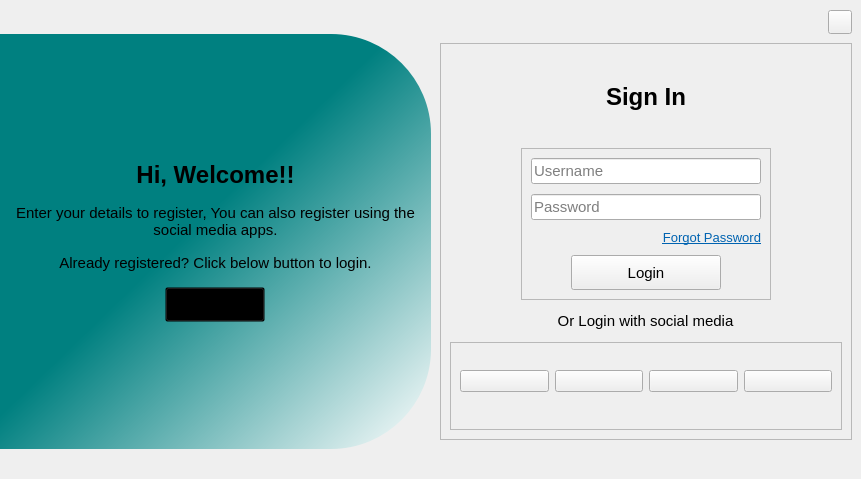
<?xml version="1.0" encoding="UTF-8"?>
<ui version="4.0">
 <class>MainWindow</class>
 <widget class="QMainWindow" name="MainWindow">
  <property name="geometry">
   <rect>
    <x>0</x>
    <y>0</y>
    <width>861</width>
    <height>479</height>
   </rect>
  </property>
  <property name="windowTitle">
   <string>MainWindow</string>
  </property>
  <widget class="QWidget" name="centralwidget">
   <layout class="QVBoxLayout" name="verticalLayout">
    <property name="spacing">
     <number>0</number>
    </property>
    <property name="leftMargin">
     <number>0</number>
    </property>
    <property name="topMargin">
     <number>5</number>
    </property>
    <property name="rightMargin">
     <number>0</number>
    </property>
    <property name="bottomMargin">
     <number>30</number>
    </property>
    <item>
     <widget class="QWidget" name="header" native="true">
      <layout class="QHBoxLayout" name="horizontalLayout_2">
       <property name="leftMargin">
        <number>0</number>
       </property>
       <property name="topMargin">
        <number>5</number>
       </property>
       <property name="rightMargin">
        <number>9</number>
       </property>
       <property name="bottomMargin">
        <number>0</number>
       </property>
       <item alignment="Qt::AlignRight|Qt::AlignVCenter">
        <widget class="QPushButton" name="close_window_button">
         <property name="minimumSize">
          <size>
           <width>24</width>
           <height>24</height>
          </size>
         </property>
         <property name="maximumSize">
          <size>
           <width>24</width>
           <height>24</height>
          </size>
         </property>
         <property name="cursor">
          <cursorShape>PointingHandCursor</cursorShape>
         </property>
         <property name="text">
          <string/>
         </property>
         <property name="icon">
          <iconset resource="../Qss/icons/_icons.qrc">
           <normaloff>:/feather/icons/feather/x-circle.png</normaloff>:/feather/icons/feather/x-circle.png</iconset>
         </property>
         <property name="iconSize">
          <size>
           <width>24</width>
           <height>24</height>
          </size>
         </property>
        </widget>
       </item>
      </layout>
     </widget>
    </item>
    <item>
     <widget class="QWidget" name="mainBody" native="true">
      <layout class="QHBoxLayout" name="horizontalLayout">
       <property name="spacing">
        <number>0</number>
       </property>
       <property name="leftMargin">
        <number>0</number>
       </property>
       <property name="topMargin">
        <number>0</number>
       </property>
       <property name="rightMargin">
        <number>0</number>
       </property>
       <property name="bottomMargin">
        <number>0</number>
       </property>
       <item>
        <widget class="QCustomQStackedWidget" name="stackedWidget">
         <property name="styleSheet">
          <string notr="true">#stackedWidget{
	background-color: qlineargradient(spread:pad, x1:0.455, y1:0.46, x2:1, y2:1, stop:0 rgba(0, 128, 128, 255), stop:1 rgba(255, 255, 255, 255));
border-top-right-radius: 100px;
border-bottom-right-radius: 100px;}

#stackedWidget *{
	background-color: transparent;}
</string>
         </property>
         <property name="currentIndex">
          <number>1</number>
         </property>
         <widget class="QWidget" name="welcome_to_login_pg">
          <layout class="QVBoxLayout" name="verticalLayout_3">
           <item alignment="Qt::AlignVCenter">
            <widget class="QFrame" name="frame">
             <property name="cursor">
              <cursorShape>SplitVCursor</cursorShape>
             </property>
             <property name="frameShape">
              <enum>QFrame::StyledPanel</enum>
             </property>
             <property name="frameShadow">
              <enum>QFrame::Raised</enum>
             </property>
             <layout class="QVBoxLayout" name="verticalLayout_2">
              <property name="spacing">
               <number>15</number>
              </property>
              <property name="leftMargin">
               <number>0</number>
              </property>
              <property name="topMargin">
               <number>0</number>
              </property>
              <property name="rightMargin">
               <number>0</number>
              </property>
              <property name="bottomMargin">
               <number>0</number>
              </property>
              <item>
               <widget class="QLabel" name="label">
                <property name="text">
                 <string>&lt;html&gt;&lt;head/&gt;&lt;body&gt;&lt;p align=&quot;center&quot;&gt;&lt;span style=&quot; font-size:18pt; font-weight:700;&quot;&gt;Hi, Welcome!!&lt;/span&gt;&lt;/p&gt;&lt;/body&gt;&lt;/html&gt;</string>
                </property>
                <property name="alignment">
                 <set>Qt::AlignCenter</set>
                </property>
               </widget>
              </item>
              <item>
               <widget class="QLabel" name="label_2">
                <property name="font">
                 <font>
                  <pointsize>11</pointsize>
                 </font>
                </property>
                <property name="text">
                 <string>Enter your details to login or login with social media apps.</string>
                </property>
                <property name="alignment">
                 <set>Qt::AlignCenter</set>
                </property>
                <property name="wordWrap">
                 <bool>true</bool>
                </property>
               </widget>
              </item>
              <item>
               <widget class="QLabel" name="label_3">
                <property name="font">
                 <font>
                  <pointsize>11</pointsize>
                 </font>
                </property>
                <property name="text">
                 <string>Not registered? Click below button to register.</string>
                </property>
                <property name="alignment">
                 <set>Qt::AlignCenter</set>
                </property>
                <property name="wordWrap">
                 <bool>true</bool>
                </property>
               </widget>
              </item>
              <item alignment="Qt::AlignHCenter|Qt::AlignVCenter">
               <widget class="QPushButton" name="to_signup">
                <property name="minimumSize">
                 <size>
                  <width>100</width>
                  <height>35</height>
                 </size>
                </property>
                <property name="font">
                 <font>
                  <pointsize>11</pointsize>
                 </font>
                </property>
                <property name="cursor">
                 <cursorShape>PointingHandCursor</cursorShape>
                </property>
                <property name="text">
                 <string>Sign Up</string>
                </property>
               </widget>
              </item>
             </layout>
            </widget>
           </item>
          </layout>
         </widget>
         <widget class="QWidget" name="welcome_to_signup_pg">
          <layout class="QVBoxLayout" name="verticalLayout_5">
           <item alignment="Qt::AlignVCenter">
            <widget class="QFrame" name="frame_2">
             <property name="frameShape">
              <enum>QFrame::StyledPanel</enum>
             </property>
             <property name="frameShadow">
              <enum>QFrame::Raised</enum>
             </property>
             <layout class="QVBoxLayout" name="verticalLayout_4">
              <property name="spacing">
               <number>15</number>
              </property>
              <property name="leftMargin">
               <number>0</number>
              </property>
              <property name="topMargin">
               <number>0</number>
              </property>
              <property name="rightMargin">
               <number>0</number>
              </property>
              <property name="bottomMargin">
               <number>0</number>
              </property>
              <item>
               <widget class="QLabel" name="label_4">
                <property name="text">
                 <string>&lt;html&gt;&lt;head/&gt;&lt;body&gt;&lt;p align=&quot;center&quot;&gt;&lt;span style=&quot; font-size:18pt; font-weight:700;&quot;&gt;Hi, Welcome!!&lt;/span&gt;&lt;/p&gt;&lt;/body&gt;&lt;/html&gt;</string>
                </property>
                <property name="alignment">
                 <set>Qt::AlignCenter</set>
                </property>
               </widget>
              </item>
              <item>
               <widget class="QLabel" name="label_5">
                <property name="font">
                 <font>
                  <pointsize>11</pointsize>
                 </font>
                </property>
                <property name="text">
                 <string>Enter your details to register, You can also register using the social media apps.</string>
                </property>
                <property name="alignment">
                 <set>Qt::AlignCenter</set>
                </property>
                <property name="wordWrap">
                 <bool>true</bool>
                </property>
               </widget>
              </item>
              <item>
               <widget class="QLabel" name="label_6">
                <property name="font">
                 <font>
                  <pointsize>11</pointsize>
                 </font>
                </property>
                <property name="text">
                 <string>Already registered? Click below button to login.</string>
                </property>
                <property name="alignment">
                 <set>Qt::AlignCenter</set>
                </property>
                <property name="wordWrap">
                 <bool>true</bool>
                </property>
               </widget>
              </item>
              <item alignment="Qt::AlignHCenter|Qt::AlignVCenter">
               <widget class="QPushButton" name="to_login">
                <property name="minimumSize">
                 <size>
                  <width>100</width>
                  <height>35</height>
                 </size>
                </property>
                <property name="font">
                 <font>
                  <pointsize>11</pointsize>
                 </font>
                </property>
                <property name="cursor">
                 <cursorShape>PointingHandCursor</cursorShape>
                </property>
                <property name="text">
                 <string>Sign In</string>
                </property>
               </widget>
              </item>
             </layout>
            </widget>
           </item>
          </layout>
         </widget>
        </widget>
       </item>
       <item>
        <widget class="QCustomQStackedWidget" name="stackedWidget_2">
         <property name="cursor">
          <cursorShape>PointingHandCursor</cursorShape>
         </property>
         <property name="currentIndex">
          <number>0</number>
         </property>
         <widget class="QWidget" name="login_pg">
          <layout class="QVBoxLayout" name="verticalLayout_6">
           <item>
            <widget class="QFrame" name="frame_3">
             <property name="frameShape">
              <enum>QFrame::StyledPanel</enum>
             </property>
             <property name="frameShadow">
              <enum>QFrame::Raised</enum>
             </property>
             <layout class="QVBoxLayout" name="verticalLayout_8">
              <item>
               <widget class="QLabel" name="label_7">
                <property name="text">
                 <string>&lt;html&gt;&lt;head/&gt;&lt;body&gt;&lt;p&gt;&lt;span style=&quot; font-size:18pt; font-weight:700;&quot;&gt;Sign In&lt;/span&gt;&lt;/p&gt;&lt;/body&gt;&lt;/html&gt;</string>
                </property>
                <property name="alignment">
                 <set>Qt::AlignCenter</set>
                </property>
               </widget>
              </item>
              <item alignment="Qt::AlignHCenter">
               <widget class="QFrame" name="frame_4">
                <property name="minimumSize">
                 <size>
                  <width>250</width>
                  <height>0</height>
                 </size>
                </property>
                <property name="frameShape">
                 <enum>QFrame::StyledPanel</enum>
                </property>
                <property name="frameShadow">
                 <enum>QFrame::Raised</enum>
                </property>
                <layout class="QVBoxLayout" name="verticalLayout_7">
                 <property name="spacing">
                  <number>10</number>
                 </property>
                 <item>
                  <widget class="QLineEdit" name="lineEdit">
                   <property name="minimumSize">
                    <size>
                     <width>0</width>
                     <height>0</height>
                    </size>
                   </property>
                   <property name="font">
                    <font>
                     <pointsize>11</pointsize>
                    </font>
                   </property>
                   <property name="placeholderText">
                    <string>Username</string>
                   </property>
                  </widget>
                 </item>
                 <item>
                  <widget class="QLineEdit" name="lineEdit_2">
                   <property name="font">
                    <font>
                     <pointsize>11</pointsize>
                    </font>
                   </property>
                   <property name="text">
                    <string/>
                   </property>
                   <property name="echoMode">
                    <enum>QLineEdit::Password</enum>
                   </property>
                   <property name="placeholderText">
                    <string>Password</string>
                   </property>
                  </widget>
                 </item>
                 <item>
                  <widget class="QLabel" name="label_8">
                   <property name="font">
                    <font>
                     <pointsize>10</pointsize>
                    </font>
                   </property>
                   <property name="text">
                    <string>&lt;html&gt;&lt;head/&gt;&lt;body&gt;&lt;p&gt;&lt;a href=&quot;google.com&quot;&gt;&lt;span style=&quot; text-decoration: underline; color:#0063b1;&quot;&gt;Forgot Password&lt;/span&gt;&lt;/a&gt;&lt;/p&gt;&lt;/body&gt;&lt;/html&gt;</string>
                   </property>
                   <property name="alignment">
                    <set>Qt::AlignRight|Qt::AlignTrailing|Qt::AlignVCenter</set>
                   </property>
                   <property name="openExternalLinks">
                    <bool>true</bool>
                   </property>
                  </widget>
                 </item>
                 <item alignment="Qt::AlignHCenter">
                  <widget class="QPushButton" name="loginBtn">
                   <property name="minimumSize">
                    <size>
                     <width>150</width>
                     <height>35</height>
                    </size>
                   </property>
                   <property name="font">
                    <font>
                     <pointsize>11</pointsize>
                    </font>
                   </property>
                   <property name="cursor">
                    <cursorShape>PointingHandCursor</cursorShape>
                   </property>
                   <property name="text">
                    <string>Login</string>
                   </property>
                  </widget>
                 </item>
                </layout>
               </widget>
              </item>
              <item alignment="Qt::AlignHCenter">
               <widget class="QLabel" name="label_10">
                <property name="minimumSize">
                 <size>
                  <width>0</width>
                  <height>30</height>
                 </size>
                </property>
                <property name="maximumSize">
                 <size>
                  <width>16777215</width>
                  <height>30</height>
                 </size>
                </property>
                <property name="font">
                 <font>
                  <pointsize>11</pointsize>
                 </font>
                </property>
                <property name="text">
                 <string>Or Login with social media</string>
                </property>
                <property name="alignment">
                 <set>Qt::AlignCenter</set>
                </property>
               </widget>
              </item>
              <item>
               <widget class="QFrame" name="frame_8">
                <property name="minimumSize">
                 <size>
                  <width>0</width>
                  <height>0</height>
                 </size>
                </property>
                <property name="maximumSize">
                 <size>
                  <width>16777215</width>
                  <height>16777215</height>
                 </size>
                </property>
                <property name="frameShape">
                 <enum>QFrame::StyledPanel</enum>
                </property>
                <property name="frameShadow">
                 <enum>QFrame::Raised</enum>
                </property>
                <layout class="QHBoxLayout" name="horizontalLayout_4">
                 <property name="spacing">
                  <number>6</number>
                 </property>
                 <property name="topMargin">
                  <number>0</number>
                 </property>
                 <item>
                  <widget class="QPushButton" name="google">
                   <property name="cursor">
                    <cursorShape>PointingHandCursor</cursorShape>
                   </property>
                   <property name="text">
                    <string/>
                   </property>
                   <property name="icon">
                    <iconset resource="../Qss/icons/_icons.qrc">
                     <normaloff>:/font_awesome_brands/icons/font_awesome/brands/google-plus-g.png</normaloff>:/font_awesome_brands/icons/font_awesome/brands/google-plus-g.png</iconset>
                   </property>
                   <property name="iconSize">
                    <size>
                     <width>30</width>
                     <height>30</height>
                    </size>
                   </property>
                  </widget>
                 </item>
                 <item>
                  <widget class="QPushButton" name="twitter">
                   <property name="cursor">
                    <cursorShape>PointingHandCursor</cursorShape>
                   </property>
                   <property name="text">
                    <string/>
                   </property>
                   <property name="icon">
                    <iconset resource="../Qss/icons/_icons.qrc">
                     <normaloff>:/font_awesome_brands/icons/font_awesome/brands/x-twitter.png</normaloff>:/font_awesome_brands/icons/font_awesome/brands/x-twitter.png</iconset>
                   </property>
                   <property name="iconSize">
                    <size>
                     <width>30</width>
                     <height>30</height>
                    </size>
                   </property>
                  </widget>
                 </item>
                 <item>
                  <widget class="QPushButton" name="facebook">
                   <property name="cursor">
                    <cursorShape>PointingHandCursor</cursorShape>
                   </property>
                   <property name="text">
                    <string/>
                   </property>
                   <property name="icon">
                    <iconset resource="../Qss/icons/_icons.qrc">
                     <normaloff>:/feather/icons/feather/facebook.png</normaloff>:/feather/icons/feather/facebook.png</iconset>
                   </property>
                   <property name="iconSize">
                    <size>
                     <width>30</width>
                     <height>30</height>
                    </size>
                   </property>
                  </widget>
                 </item>
                 <item>
                  <widget class="QPushButton" name="instagram">
                   <property name="cursor">
                    <cursorShape>PointingHandCursor</cursorShape>
                   </property>
                   <property name="text">
                    <string/>
                   </property>
                   <property name="icon">
                    <iconset resource="../Qss/icons/_icons.qrc">
                     <normaloff>:/feather/icons/feather/instagram.png</normaloff>:/feather/icons/feather/instagram.png</iconset>
                   </property>
                   <property name="iconSize">
                    <size>
                     <width>30</width>
                     <height>30</height>
                    </size>
                   </property>
                  </widget>
                 </item>
                </layout>
               </widget>
              </item>
             </layout>
            </widget>
           </item>
          </layout>
         </widget>
         <widget class="QWidget" name="signup_pg">
          <layout class="QVBoxLayout" name="verticalLayout_11">
           <item>
            <widget class="QFrame" name="frame_5">
             <property name="frameShape">
              <enum>QFrame::StyledPanel</enum>
             </property>
             <property name="frameShadow">
              <enum>QFrame::Raised</enum>
             </property>
             <layout class="QVBoxLayout" name="verticalLayout_9">
              <item>
               <widget class="QLabel" name="label_9">
                <property name="text">
                 <string>&lt;html&gt;&lt;head/&gt;&lt;body&gt;&lt;p&gt;&lt;span style=&quot; font-size:18pt; font-weight:700;&quot;&gt;Sign Up&lt;/span&gt;&lt;/p&gt;&lt;/body&gt;&lt;/html&gt;</string>
                </property>
                <property name="alignment">
                 <set>Qt::AlignCenter</set>
                </property>
               </widget>
              </item>
              <item alignment="Qt::AlignHCenter">
               <widget class="QFrame" name="frame_6">
                <property name="minimumSize">
                 <size>
                  <width>250</width>
                  <height>0</height>
                 </size>
                </property>
                <property name="frameShape">
                 <enum>QFrame::StyledPanel</enum>
                </property>
                <property name="frameShadow">
                 <enum>QFrame::Raised</enum>
                </property>
                <layout class="QVBoxLayout" name="verticalLayout_10">
                 <property name="spacing">
                  <number>10</number>
                 </property>
                 <item>
                  <widget class="QLineEdit" name="lineEdit_3">
                   <property name="font">
                    <font>
                     <pointsize>11</pointsize>
                    </font>
                   </property>
                   <property name="placeholderText">
                    <string>Username</string>
                   </property>
                  </widget>
                 </item>
                 <item>
                  <widget class="QLineEdit" name="lineEdit_4">
                   <property name="font">
                    <font>
                     <pointsize>11</pointsize>
                    </font>
                   </property>
                   <property name="text">
                    <string/>
                   </property>
                   <property name="echoMode">
                    <enum>QLineEdit::Password</enum>
                   </property>
                   <property name="placeholderText">
                    <string>Password</string>
                   </property>
                  </widget>
                 </item>
                 <item>
                  <widget class="QLineEdit" name="lineEdit_5">
                   <property name="font">
                    <font>
                     <pointsize>11</pointsize>
                    </font>
                   </property>
                   <property name="echoMode">
                    <enum>QLineEdit::Password</enum>
                   </property>
                   <property name="placeholderText">
                    <string>Confirm Password</string>
                   </property>
                  </widget>
                 </item>
                 <item alignment="Qt::AlignHCenter">
                  <widget class="QPushButton" name="signUpBtn">
                   <property name="minimumSize">
                    <size>
                     <width>150</width>
                     <height>35</height>
                    </size>
                   </property>
                   <property name="font">
                    <font>
                     <pointsize>11</pointsize>
                    </font>
                   </property>
                   <property name="cursor">
                    <cursorShape>PointingHandCursor</cursorShape>
                   </property>
                   <property name="text">
                    <string>Sign Up</string>
                   </property>
                  </widget>
                 </item>
                </layout>
               </widget>
              </item>
              <item alignment="Qt::AlignHCenter">
               <widget class="QLabel" name="label_11">
                <property name="minimumSize">
                 <size>
                  <width>0</width>
                  <height>30</height>
                 </size>
                </property>
                <property name="maximumSize">
                 <size>
                  <width>16777215</width>
                  <height>30</height>
                 </size>
                </property>
                <property name="font">
                 <font>
                  <pointsize>11</pointsize>
                 </font>
                </property>
                <property name="text">
                 <string>Or Register with social media</string>
                </property>
                <property name="alignment">
                 <set>Qt::AlignCenter</set>
                </property>
               </widget>
              </item>
              <item>
               <widget class="QFrame" name="frame_7">
                <property name="frameShape">
                 <enum>QFrame::StyledPanel</enum>
                </property>
                <property name="frameShadow">
                 <enum>QFrame::Raised</enum>
                </property>
                <layout class="QHBoxLayout" name="horizontalLayout_3">
                 <item>
                  <widget class="QPushButton" name="google_2">
                   <property name="text">
                    <string/>
                   </property>
                   <property name="icon">
                    <iconset resource="../Qss/icons/_icons.qrc">
                     <normaloff>:/font_awesome_brands/icons/font_awesome/brands/google-plus-g.png</normaloff>:/font_awesome_brands/icons/font_awesome/brands/google-plus-g.png</iconset>
                   </property>
                   <property name="iconSize">
                    <size>
                     <width>30</width>
                     <height>30</height>
                    </size>
                   </property>
                  </widget>
                 </item>
                 <item>
                  <widget class="QPushButton" name="twitter_2">
                   <property name="text">
                    <string/>
                   </property>
                   <property name="icon">
                    <iconset resource="../Qss/icons/_icons.qrc">
                     <normaloff>:/font_awesome_brands/icons/font_awesome/brands/x-twitter.png</normaloff>:/font_awesome_brands/icons/font_awesome/brands/x-twitter.png</iconset>
                   </property>
                   <property name="iconSize">
                    <size>
                     <width>30</width>
                     <height>30</height>
                    </size>
                   </property>
                  </widget>
                 </item>
                 <item>
                  <widget class="QPushButton" name="facebook_2">
                   <property name="text">
                    <string/>
                   </property>
                   <property name="icon">
                    <iconset resource="../Qss/icons/_icons.qrc">
                     <normaloff>:/feather/icons/feather/facebook.png</normaloff>:/feather/icons/feather/facebook.png</iconset>
                   </property>
                   <property name="iconSize">
                    <size>
                     <width>30</width>
                     <height>30</height>
                    </size>
                   </property>
                  </widget>
                 </item>
                 <item>
                  <widget class="QPushButton" name="instagram_2">
                   <property name="text">
                    <string/>
                   </property>
                   <property name="icon">
                    <iconset resource="../Qss/icons/_icons.qrc">
                     <normaloff>:/feather/icons/feather/instagram.png</normaloff>:/feather/icons/feather/instagram.png</iconset>
                   </property>
                   <property name="iconSize">
                    <size>
                     <width>30</width>
                     <height>30</height>
                    </size>
                   </property>
                  </widget>
                 </item>
                </layout>
               </widget>
              </item>
             </layout>
            </widget>
           </item>
          </layout>
         </widget>
        </widget>
       </item>
      </layout>
     </widget>
    </item>
   </layout>
  </widget>
 </widget>
 <customwidgets>
  <customwidget>
   <class>QCustomQStackedWidget</class>
   <extends>QStackedWidget</extends>
   <header location="global"> Custom_Widgets.QCustomQStackedWidget.h</header>
   <container>1</container>
  </customwidget>
 </customwidgets>
 <resources>
  <include location="../Qss/icons/_icons.qrc"/>
 </resources>
 <connections/>
</ui>
